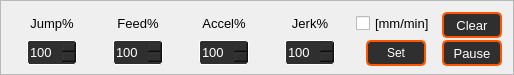
        <widget class="QFrame" name="frame_9">
         <property name="sizePolicy">
          <sizepolicy hsizetype="Preferred" vsizetype="Expanding">
           <horstretch>0</horstretch>
           <verstretch>0</verstretch>
          </sizepolicy>
         </property>
         <property name="minimumSize">
          <size>
           <width>0</width>
           <height>70</height>
          </size>
         </property>
         <property name="maximumSize">
          <size>
           <width>600</width>
           <height>75</height>
          </size>
         </property>
         <property name="frameShape">
          <enum>QFrame::StyledPanel</enum>
         </property>
         <property name="frameShadow">
          <enum>QFrame::Raised</enum>
         </property>
         <layout class="QGridLayout" name="gridLayout_3">
          <item row="1" column="4" alignment="Qt::AlignHCenter|Qt::AlignVCenter">
           <widget class="QCheckBox" name="c21">
            <property name="minimumSize">
             <size>
              <width>80</width>
              <height>20</height>
             </size>
            </property>
            <property name="maximumSize">
             <size>
              <width>80</width>
              <height>20</height>
             </size>
            </property>
            <property name="font">
             <font>
              <pointsize>10</pointsize>
             </font>
            </property>
            <property name="text">
             <string>[mm/min]</string>
            </property>
           </widget>
          </item>
          <item row="1" column="2" alignment="Qt::AlignHCenter|Qt::AlignVCenter">
           <widget class="QLabel" name="l9_2">
            <property name="minimumSize">
             <size>
              <width>80</width>
              <height>20</height>
             </size>
            </property>
            <property name="maximumSize">
             <size>
              <width>80</width>
              <height>20</height>
             </size>
            </property>
            <property name="font">
             <font>
              <pointsize>10</pointsize>
             </font>
            </property>
            <property name="text">
             <string>Accel%</string>
            </property>
            <property name="alignment">
             <set>Qt::AlignCenter</set>
            </property>
           </widget>
          </item>
          <item row="1" column="3" alignment="Qt::AlignHCenter|Qt::AlignVCenter">
           <widget class="QLabel" name="l9_3">
            <property name="minimumSize">
             <size>
              <width>80</width>
              <height>20</height>
             </size>
            </property>
            <property name="maximumSize">
             <size>
              <width>80</width>
              <height>20</height>
             </size>
            </property>
            <property name="font">
             <font>
              <pointsize>10</pointsize>
             </font>
            </property>
            <property name="text">
             <string>Jerk%</string>
            </property>
            <property name="alignment">
             <set>Qt::AlignCenter</set>
            </property>
           </widget>
          </item>
          <item row="1" column="1" alignment="Qt::AlignHCenter|Qt::AlignVCenter">
           <widget class="QLabel" name="l7_3">
            <property name="minimumSize">
             <size>
              <width>80</width>
              <height>20</height>
             </size>
            </property>
            <property name="maximumSize">
             <size>
              <width>80</width>
              <height>20</height>
             </size>
            </property>
            <property name="font">
             <font>
              <pointsize>10</pointsize>
             </font>
            </property>
            <property name="text">
             <string>Feed%</string>
            </property>
            <property name="alignment">
             <set>Qt::AlignCenter</set>
            </property>
           </widget>
          </item>
          <item row="1" column="0" alignment="Qt::AlignHCenter|Qt::AlignVCenter">
           <widget class="QLabel" name="l7_2">
            <property name="minimumSize">
             <size>
              <width>80</width>
              <height>20</height>
             </size>
            </property>
            <property name="maximumSize">
             <size>
              <width>80</width>
              <height>20</height>
             </size>
            </property>
            <property name="font">
             <font>
              <pointsize>10</pointsize>
             </font>
            </property>
            <property name="text">
             <string>Jump%</string>
            </property>
            <property name="alignment">
             <set>Qt::AlignCenter</set>
            </property>
           </widget>
          </item>
          <item row="2" column="0" alignment="Qt::AlignHCenter|Qt::AlignVCenter">
           <widget class="QDoubleSpinBox" name="d100">
            <property name="minimumSize">
             <size>
              <width>50</width>
              <height>25</height>
             </size>
            </property>
            <property name="maximumSize">
             <size>
              <width>50</width>
              <height>25</height>
             </size>
            </property>
            <property name="font">
             <font>
              <pointsize>10</pointsize>
             </font>
            </property>
            <property name="styleSheet">
             <string notr="true">QDoubleSpinBox{
background-color: rgb(47, 47, 47);
color: rgb(255, 255, 255);
border-style: solid;
border-radius:3px;
border-width:1px; 
border-color:white;
}
QDoubleSpinBox:hover{
border-color: rgb(85, 170, 255);
}
QPlainTextEdit:focus{
border-color: rgb(85, 170, 255);
}
QDoubleSpinBox:disabled {
background-color: rgb(63, 63, 63);
color: rgb(0, 0, 0);
border-color:rgb(120, 120, 120)
}</string>
            </property>
            <property name="decimals">
             <number>0</number>
            </property>
            <property name="maximum">
             <double>999.000000000000000</double>
            </property>
            <property name="value">
             <double>100.000000000000000</double>
            </property>
           </widget>
          </item>
          <item row="1" column="5" alignment="Qt::AlignHCenter|Qt::AlignVCenter">
           <widget class="QPushButton" name="p22">
            <property name="minimumSize">
             <size>
              <width>60</width>
              <height>26</height>
             </size>
            </property>
            <property name="maximumSize">
             <size>
              <width>60</width>
              <height>26</height>
             </size>
            </property>
            <property name="font">
             <font>
              <pointsize>10</pointsize>
             </font>
            </property>
            <property name="styleSheet">
             <string notr="true">QPushButton {
background-color:rgb(47, 47, 47);
color: rgb(255, 255, 255);
border-style: solid;
border-radius:5px;
border-width:2px; 
border-color:rgb(255, 85, 0);
}
QPushButton:hover {
border-width:3px; 
border-color:rgb(255, 115, 30);
}
QPushButton:pressed {
background-color:rgb(255, 115, 30);
border-color: rgb(255, 195, 110);
border-width: 4px;     
}
QPushButton:disabled{
background-color: rgb(255, 149, 62);
color: rgb(83, 83, 83);
border-color:rgb(83, 83, 83);
}

</string>
            </property>
            <property name="text">
             <string>Clear</string>
            </property>
           </widget>
          </item>
          <item row="2" column="1" alignment="Qt::AlignHCenter|Qt::AlignVCenter">
           <widget class="QDoubleSpinBox" name="d101">
            <property name="minimumSize">
             <size>
              <width>50</width>
              <height>25</height>
             </size>
            </property>
            <property name="maximumSize">
             <size>
              <width>50</width>
              <height>25</height>
             </size>
            </property>
            <property name="font">
             <font>
              <pointsize>10</pointsize>
             </font>
            </property>
            <property name="styleSheet">
             <string notr="true">QDoubleSpinBox{
background-color: rgb(47, 47, 47);
color: rgb(255, 255, 255);
border-style: solid;
border-radius:3px;
border-width:1px; 
border-color:white;
}
QDoubleSpinBox:hover{
border-color: rgb(85, 170, 255);
}
QPlainTextEdit:focus{
border-color: rgb(85, 170, 255);
}
QDoubleSpinBox:disabled {
background-color: rgb(63, 63, 63);
color: rgb(0, 0, 0);
border-color:rgb(120, 120, 120)
}</string>
            </property>
            <property name="decimals">
             <number>0</number>
            </property>
            <property name="maximum">
             <double>999.000000000000000</double>
            </property>
            <property name="value">
             <double>100.000000000000000</double>
            </property>
           </widget>
          </item>
          <item row="2" column="2" alignment="Qt::AlignHCenter|Qt::AlignVCenter">
           <widget class="QDoubleSpinBox" name="d102">
            <property name="minimumSize">
             <size>
              <width>50</width>
              <height>25</height>
             </size>
            </property>
            <property name="maximumSize">
             <size>
              <width>50</width>
              <height>25</height>
             </size>
            </property>
            <property name="font">
             <font>
              <pointsize>10</pointsize>
             </font>
            </property>
            <property name="styleSheet">
             <string notr="true">QDoubleSpinBox{
background-color: rgb(47, 47, 47);
color: rgb(255, 255, 255);
border-style: solid;
border-radius:3px;
border-width:1px; 
border-color:white;
}
QDoubleSpinBox:hover{
border-color: rgb(85, 170, 255);
}
QPlainTextEdit:focus{
border-color: rgb(85, 170, 255);
}
QDoubleSpinBox:disabled {
background-color: rgb(63, 63, 63);
color: rgb(0, 0, 0);
border-color:rgb(120, 120, 120)
}</string>
            </property>
            <property name="decimals">
             <number>0</number>
            </property>
            <property name="maximum">
             <double>999.000000000000000</double>
            </property>
            <property name="value">
             <double>100.000000000000000</double>
            </property>
           </widget>
          </item>
          <item row="2" column="3" alignment="Qt::AlignHCenter|Qt::AlignVCenter">
           <widget class="QDoubleSpinBox" name="d103">
            <property name="minimumSize">
             <size>
              <width>50</width>
              <height>25</height>
             </size>
            </property>
            <property name="maximumSize">
             <size>
              <width>50</width>
              <height>25</height>
             </size>
            </property>
            <property name="font">
             <font>
              <pointsize>10</pointsize>
             </font>
            </property>
            <property name="styleSheet">
             <string notr="true">QDoubleSpinBox{
background-color: rgb(47, 47, 47);
color: rgb(255, 255, 255);
border-style: solid;
border-radius:3px;
border-width:1px; 
border-color:white;
}
QDoubleSpinBox:hover{
border-color: rgb(85, 170, 255);
}
QPlainTextEdit:focus{
border-color: rgb(85, 170, 255);
}
QDoubleSpinBox:disabled {
background-color: rgb(63, 63, 63);
color: rgb(0, 0, 0);
border-color:rgb(120, 120, 120)
}</string>
            </property>
            <property name="decimals">
             <number>0</number>
            </property>
            <property name="maximum">
             <double>999.000000000000000</double>
            </property>
            <property name="value">
             <double>100.000000000000000</double>
            </property>
           </widget>
          </item>
          <item row="2" column="4" alignment="Qt::AlignHCenter|Qt::AlignVCenter">
           <widget class="QPushButton" name="p24">
            <property name="enabled">
             <bool>true</bool>
            </property>
            <property name="minimumSize">
             <size>
              <width>60</width>
              <height>26</height>
             </size>
            </property>
            <property name="maximumSize">
             <size>
              <width>60</width>
              <height>26</height>
             </size>
            </property>
            <property name="font">
             <font>
              <pointsize>9</pointsize>
             </font>
            </property>
            <property name="styleSheet">
             <string notr="true">QPushButton {
background-color:rgb(47, 47, 47);
color: rgb(255, 255, 255);
border-style: solid;
border-radius:5px;
border-width:2px; 
border-color:rgb(255, 85, 0);
}
QPushButton:hover {
border-width:3px; 
border-color:rgb(255, 115, 30);
}
QPushButton:pressed {
background-color:rgb(255, 115, 30);
border-color: rgb(255, 195, 110);
border-width: 4px;     
}
QPushButton:disabled{
background-color: rgb(255, 149, 62);
color: rgb(83, 83, 83);
border-color:rgb(83, 83, 83);
}

</string>
            </property>
            <property name="text">
             <string>Set</string>
            </property>
           </widget>
          </item>
          <item row="2" column="5" alignment="Qt::AlignHCenter|Qt::AlignVCenter">
           <widget class="QPushButton" name="p21">
            <property name="enabled">
             <bool>true</bool>
            </property>
            <property name="minimumSize">
             <size>
              <width>60</width>
              <height>26</height>
             </size>
            </property>
            <property name="maximumSize">
             <size>
              <width>60</width>
              <height>26</height>
             </size>
            </property>
            <property name="font">
             <font>
              <pointsize>10</pointsize>
              <weight>50</weight>
              <bold>false</bold>
             </font>
            </property>
            <property name="styleSheet">
             <string notr="true">QPushButton {
background-color:rgb(47, 47, 47);
color: rgb(255, 255, 255);
border-style: solid;
border-radius:5px;
border-width:2px; 
border-color:rgb(255, 85, 0);
}
QPushButton:hover {
border-width:3px; 
border-color:rgb(255, 115, 30);
}
QPushButton:pressed {
background-color:rgb(255, 115, 30);
border-color: rgb(255, 195, 110);
border-width: 4px;     
}
QPushButton:disabled{
background-color: rgb(255, 149, 62);
color: rgb(83, 83, 83);
border-color:rgb(83, 83, 83);
}

</string>
            </property>
            <property name="text">
             <string>Pause</string>
            </property>
           </widget>
          </item>
         </layout>
        </widget>
